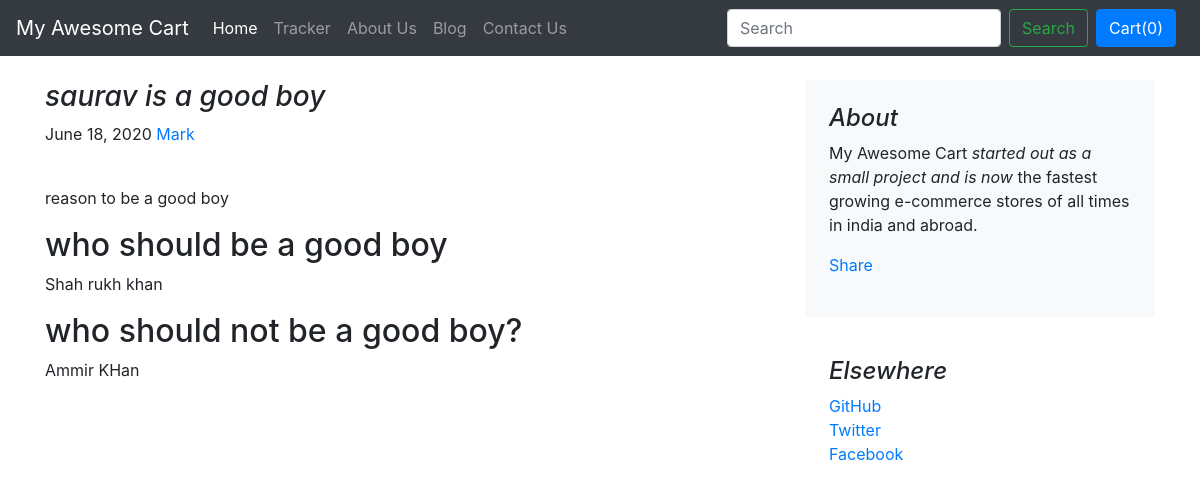
The page /blog/blogpost/1 on the database its author committed.
### blog/models.py (models this page shows, shortened)
class Blogpost(models.Model):
    post_id = models.AutoField(primary_key=True)
    title = models.CharField(max_length=50)
    head0 = models.CharField(max_length=500, default="")
    chead0 = models.CharField(max_length=5000, default="")
    head1 = models.CharField(max_length=500, default="")
    chead1 = models.CharField(max_length=5000, default="")
    head2 = models.CharField(max_length=500, default="")
    chead2 = models.CharField(max_length=5000, default="")
    pub_date = models.DateField()
    thumbnail = models.ImageField(upload_to="shop/images", default="")

### blog/views.py (the view)
# urls.py: path('blogpost/<int:id>', views.blogpost, name='blogPost'),
def blogpost(request, id):
    post = Blogpost.objects.filter(post_id= id)[0]
    return render(request, 'blog/blogpost.html', {'post': post})

### blog/templates/blog/blogpost.html (shortened to what this page needs)
{% extends 'blog/basic.html' %}
{% block body %}
<div class="container">
    <div class="row mt-4">
        <div class="col-md-8 blog-main">
            <h3 class="font-italic">
                {{post.title}}
            </h3>
            <div class="blog-post">
                <p class="blog-post-meta">{{post.pub_date}} <a href="#">Mark</a></p>
                    <br>
                <p>{{post.chead0}}</p>
                <h2>{{post.head1}}</h2>
                <p>{{post.chead1}}</p>
                <h2>{{post.head2}}</h2>
                <p>{{post.chead2}}</p>
            </div>
        </div>
        <aside class="col-md-4 blog-sidebar">
            <div class="p-4 mb-3 bg-light rounded">
                <h4 class="font-italic">About</h4>
                <p class="mb-0">My Awesome Cart <em>started out as a small project and is now</em> the fastest growing
                    e-commerce stores of all times in india and abroad.</p>
                <div class="my-3 fb-share-button" data-href="http://127.0.0.1:8000/blog/blogpost/{{post.post_id}}"
                    data-layout="button_count" data-size="large"><a target="_blank"
                        href="https://www.facebook.com/sharer/sharer.php?u=http%3A%2F%2F127.0.0.1%3A8000%2Fblog%2Fblogpost%2F4&src=sdkpreparse"
                        class="fb-xfbml-parse-ignore">Share</a></div>
            </div>
            <div class="p-4">
                <h4 class="font-italic">Elsewhere</h4>
                <ol class="list-unstyled">
                    <li><a href="#">GitHub</a></li>
                    <li><a href="#">Twitter</a></li>
                    <li><a href="#">Facebook</a></li>
                </ol>
            </div>
        </aside>
    </div>
</div>
{% endblock %}

### rows shown on the page
Blogpost: title "saurav is a good boy", pub_date "June 18, 2020", chead0 "reason to be a good boy", head1 "who should be a good boy", chead1 "Shah rukh khan", head2 "who should not be a good boy?", chead2 "Ammir KHan"
